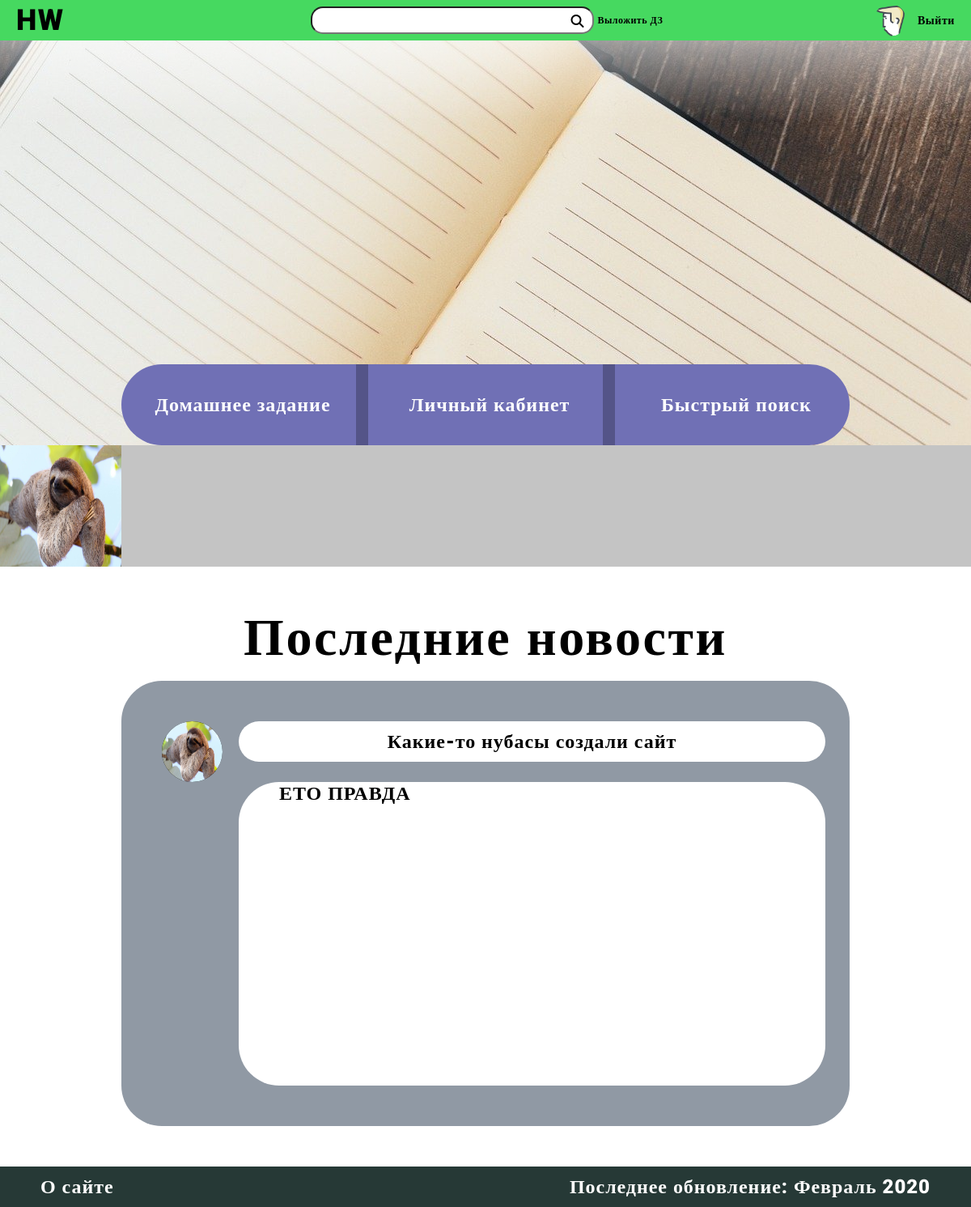
The app's page /home/ (signed in) with its own data.
### users/models.py (models this page shows, shortened)
class UserProfile(models.Model):
	user = models.OneToOneField(User, related_name='profile', on_delete=models.CASCADE)
	name = models.CharField(max_length=15, blank=True, validators=[validate_input])
	surname = models.CharField(max_length=15, blank=True, validators=[validate_input])
	grade = models.IntegerField(choices=create_grades(), default=1)
	photo = models.ImageField(upload_to=upload_location, default='users/default.jpg')

class User(AbstractBaseUser):
	username = models.CharField(max_length=20, unique=True, validators=[validate_input])
	admin = models.BooleanField(default=False)
	staff = models.BooleanField(default=False)
	USERNAME_FIELD = 'username'
	REQUIRED_FIELDS = []
	objects = UserManager()
	@property
	def last_publictation_date(self):
		return self.homeworks.all().date()[0].publication_date
	@property
	def has_homeworks(self):
		return self.homeworks.all().count() != 0

### homeworks/models.py (models this page shows, shortened)
class New(models.Model):
	publisher = models.ForeignKey(User, related_name='news', on_delete=models.CASCADE)
	summary = models.CharField(max_length=40)
	description = models.CharField(max_length=400)
	publication_date = models.DateTimeField(auto_now_add=True)

### HWHUB/views.py (the view)
# urls.py: path('home/', views.MainPage.as_view(), name='main'),
@method_decorator(login_required, name='dispatch')
class MainPage(View):
	def get(self, request):
		last_users = User.objects.all().last()[:10]
		last_news = New.objects.all().order_by('-publication_date')
		if request.user.is_authenticated:
			profile = UserProfile.objects.filter(user=request.user)[0]
		else:
			profile = None
		context = {'user':request.user, 'profile':profile,
		'last_users':last_users, 'last_news':last_news, 'classes':list(range(1, 12))}
		return render(request, 'main.html', context)

### homeworks/models.py (called while the page is built)
	def date(self):
		return self.order_by('-publication_date')

	def get_queryset(self):
		return HomeworkQuerySet(self.model, using=self._db)

### users/models.py (called while the page is built)
	def last(self):
		U = [user for user in self if user.has_homeworks]
		return sorted(U, key=lambda x: x.last_publictation_date, reverse=True)

	def get_queryset(self):
		return UserQuerySet(self.model, using=self._db)

### templates/main.html (shortened to what this page needs)
{% extends 'navbar.html' %}
{% load static %}
{% block link %}
<link href="{% static 'styles/main.css' %}?version=32" rel="stylesheet">
{% endblock %}
{% block content %}
<div class="content">
	<div class="header">
		<div class="header_button_area" style="background: linear-gradient(180deg, rgba(255, 255, 255, 0.82) 0.01%, rgba(255, 255, 255, 0.54) 0.02%, rgba(255, 255, 255, 0) 19.79%), url({% static 'images/header.jpg' %});">
			<div class="header_button_area_button">
				<div class="header_button_area_button_HW">
						<div class="header_button_area_button_HW_Link">
							<p class="usual" style="margin-top: 36px">Домашнее задание</p>
						</div>
				</div>
				<div class="Stick"></div>
				<div class="header_button_area_button_LK">
					<a href="/id{{request.user.id}}">
						<div class="header_button_area_button_LK_Link">
							<p class="usual" style="margin-top: 36px">Личный кабинет</p>
						</div>
					</a>
				</div>
				<div class="Stick"></div>
				<div class="header_button_area_button_FS">
						<div class="header_button_area_button_FS_Link">
							<p class="usual" style="margin-top: 36px">Быстрый поиск</p>
						</div>
				</div>
			</div>
		</div>
		<div class="HW_LastUsers" style="background: #C4C4C4">
			{% for user in last_users %}
			<div class="HW_LastUsers_Item">
			<a href="{% url 'profile' user.id %}">
			<img src="{{ user.profile.photo.url }}" width="150px" height="150px" style="background: black">
			</a>
			</div>
			{% endfor %}
		</div>
	</div>
	<div class="main_content">
		<p class="usual" style="margin-top: 50px; font-size: 64px; line-height: 75px; color: black!important" align="center">Последние новости</p>
		<div class="news_block">
			{% for new in last_news %}
			<div class="news_block_grid">
				<div class="news_block_avatar">
					<img src="{{new.publisher.profile.photo.url}}" width="75px" height="75px">
				</div>
				<div class="news_block_name">
					<div class="news_block_name_content usual" style="color: black!important;">
						{{new.summary}}
					</div>
				</div>
				<div class="news_block_content">
					<div class="news_block_content_content usual" style="color: black!important;">
						{{new.description}}
					</div>
				</div>
			</div>
			{% endfor %}
		</div>
	</div>
	<div class="footer">
		<a class="usual" href="#" style="left: 50px; position: absolute; margin-top: 11px">О сайте</a>
		<div class="last_update">
		<p class="usual" style="margin-bottom: 0px">Последнее обновление: Февраль 2020</p>
		</div>
	</div>
</div>
{% endblock %}

### templates/navbar.html (shortened to what this page needs)
<!DOCTYPE html>
<html lang="en">
<head>
	{% load static %}
	<link rel="stylesheet" href="https://stackpath.bootstrapcdn.com/bootstrap/4.3.1/css/bootstrap.min.css">
	<link href="{% static 'styles/style_nav.css' %}?version=16" rel="stylesheet">
	<link rel="stylesheet" type="text/css" href="{% static 'styles/style_upload.css' %}?version=2">
	{% block link %} {% endblock %}
</head>
<body>
	<div class="navbarr">
		<div class="navbar_grid">
			<div class="navbar_grid_logo">
				<a class="navbar_grid_logo_logo usual" href="/home">HW</a>
			</div>
			<div class="navbar_grid_HW" style="">
				<button type="submit" id="navbar_submit"><i class="fas fa-search"></i></button>
				<input type="text" class="navbar_FastSearch usual" id="navbar_search" style="padding-right: 30px; padding-left: 15px;">
				<a href="#upload_frame" class="navbar_Upload usual" style="color: black!important; font-size: 12px; line-height: 14px;">Выложить ДЗ</a>
			</div>
			<div class="navbar_grid_Profile">
				<img src="{{profile.photo.url}}" width="40px" height="40px" style="border-radius: 20px; margin-top: 5px; right: 80px; position: absolute">
				<a href="/logout"><p class="usual logout" style= "margin-top: 11px; right: 20px; position: absolute; font-size: 14px">Выйти</p></a>
			</div>
		</div>
	</div>
	{% block content %}
	{% endblock %}
</body>
</html>

### static/styles/style_nav.css (style rules this page uses)
.navbarr { height: 50px; position: sticky; top: 0px; z-index: 100000; background: #46D960; padding: 0px!important; }
.navbar_grid { height: 50px; width: 100%; display: grid; grid-template-columns: 1fr calc(350px + 83px + 50px) 1fr; position: absolute; }
.navbar_FastSearch { border-radius: 15px; color: black!important; margin-left: 25px; width: 350px; height: 34px; margin-top: 8px; }
.navbar_Upload { margin-top: 18px; position: absolute; margin-left: 5px; }
.navbar_grid_logo_logo { position: absolute; font-size: 36px!important; line-height: 42px!important; margin-top: 4px; margin-left: 20px; color: black!important; }
.usual { font-family: Roboto; font-style: normal; font-weight: 900; font-size: 24px; line-height: 28px; text-align: center; letter-spacing: 0.04em; color: #FFFFFF; }
#navbar_submit { border: 0; background: none; position: absolute; width: 20px; height: 20px; margin: 0px; padding: 0px; margin-top: 14px; margin-left: 345px; }
.logout { color: black!important; }

### static/styles/main.css (style rules this page uses)
.content { display: grid; width: 100%; height: 100%; grid-template-columns: 150px calc(100% - (150px * 2)) 150px; grid-template-rows: 650px calc(100% - 700px) 50px; grid-template-areas: "header header header" "left content right" "footer footer footer"; }
.header { grid-area: header; height: 650px; }
.header_button_area { height: 500px; }
.main_content { grid-area: content; }
.footer { grid-area: footer; background: #263936; }
.HW_LastUsers { display: grid; grid-template-rows: 150px; grid-template-columns: repeat(100,150px); overflow-x: hidden; max-height: 150px; overflow-y: hidden; }
.news_block { background: #9099A4; width: 100%; height: 550px; border-radius: 50px; margin-bottom: 50px; }
.news_block_grid { width: calc(100% - 100px); height: calc(100% - 50px); padding-top: 50px; margin-left: 50px; display: grid; grid-template-areas: "profile name" "empty content"; grid-template-columns: 75px calc(100% - 75px); grid-template-rows: 75px calc(100% - 75px); grid-column-gap: 20px; }
.news_block_avatar img { border-radius: 75px; background: black; height: 75px; width: 75px; grid-area: profile; }
.news_block_name { width: 100%; height: 50px; border-radius: 50px; background: white; grid-area: name; }
.news_block_content { width: 100%; height: 100%; border-radius: 50px; background: white; grid-area: content; }
.header_button_area_button { position: absolute; margin-left: 150px; margin-top: 400px; display: grid; border-radius: 50px; width: calc(100% - 300px); height: 100px; grid-template-columns: calc((100% - 30px) / 3) 15px calc((100% - 30px) / 3) 15px calc((100% - 30px) / 3); }
.header_button_area_button_HW { background: #7070B5; border-radius: 50px 0px 0px 50px; align-items: center; text-align: center; }
.header_button_area_button_LK { background: #7070B5; align-items: center; text-align: center; }
.header_button_area_button_FS { background: #7070B5; border-radius: 0px 50px 50px 0px; align-items: center; text-align: center; }
.Stick { background: #545488; }
.usual { font-family: Roboto; font-style: normal; font-weight: 900; font-size: 24px; line-height: 28px; text-align: center; letter-spacing: 0.04em; color: #FFFFFF; }
.header_button_area_button_HW_Link { align-items: center; text-align: center; height: 100%; width: calc(100%/3); position: absolute; }
.header_button_area_button_LK_Link { align-items: center; text-align: center; height: 100%; width: calc(100%/3); position: absolute; }
.header_button_area_button_FS_Link { align-items: center; text-align: center; height: 100%; width: calc(100%/3); position: absolute; }
.last_update { right: 50px; position: absolute; height: 28px; margin-top: 11px; }
.news_block_name_content { margin-top: 11px; width: calc(100% - 100px); margin-left: 50px; }
.news_block_content_content { margin-left: 50px; text-align: left!important; width: calc(100% - 100px); }

### records on screen
UserProfile: photo (picture)
User: profile.photo (picture)
New: publisher.profile.photo (picture), summary "Какие-то нубасы создали сайт", description "ЕТО ПРАВДА"
